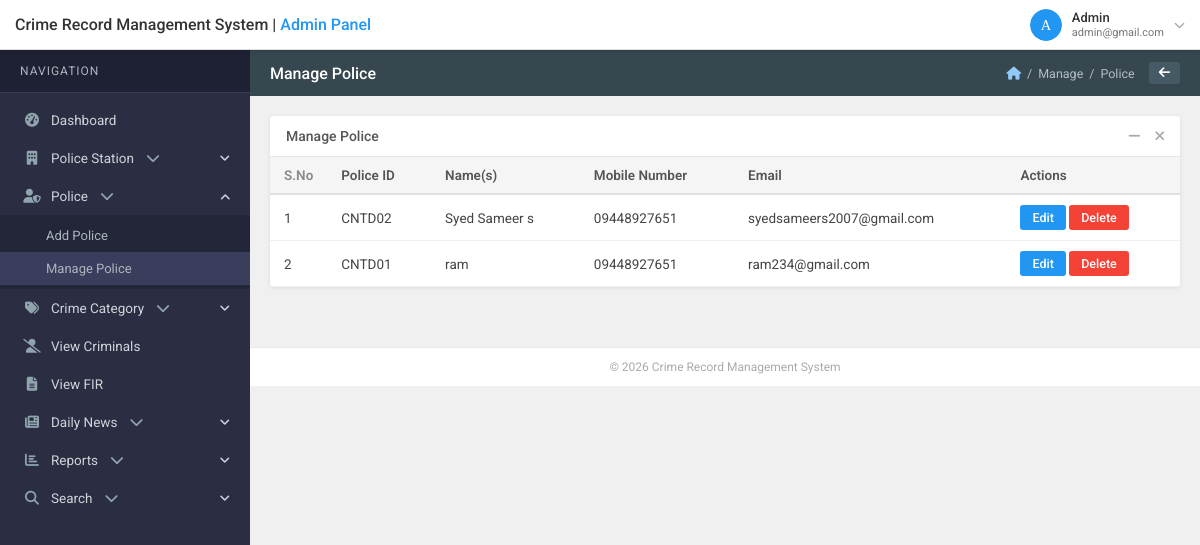
The page /reports/admin/manage-police.php (signed in) on the database its author committed.
### tables this page shows
CREATE TABLE `tbl_police` (
  `id` int(11) NOT NULL,
  `PoliceStationID` int(11) NOT NULL,
  `PoliceID` varchar(100) NOT NULL,
  `Name` varchar(200) NOT NULL,
  `Email` varchar(200) DEFAULT NULL,
  `MobileNumber` varchar(15) NOT NULL,
  `Address` text NOT NULL,
  `Password` varchar(200) NOT NULL,
  `Status` tinyint(1) NOT NULL DEFAULT 0 COMMENT '0=Inactive,1=Active',
  `CreationDate` timestamp NOT NULL DEFAULT current_timestamp()
);

### reports/admin/manage-police.php (the view, shortened to what this page needs)
<?php
require_once '../includes/config.php';
$police = mysqli_query($con,"SELECT p.*,ps.PoliceStationName FROM tbl_police p LEFT JOIN tbl_policestation ps ON p.PoliceStationID=ps.id ORDER BY p.id");
include '../includes/admin-header.php';
?>
<div class="card">
  <div class="card-title-bar">
    Manage Police
    <div class="card-controls">
      <button><i class="fas fa-minus"></i></button>
      <button><i class="fas fa-times"></i></button>
    </div>
  </div>
  <div class="card-body" style="padding:0;">
    <div class="table-wrapper">
      <table class="crms-table">
        <thead>
          <tr>
            <th class="sno">S.No</th>
            <th>Police ID</th>
            <th>Name(s)</th>
            <th>Mobile Number</th>
            <th>Email</th>
            <th>Actions</th>
          </tr>
        </thead>
        <tbody>
          <?php $i=1; while($row=mysqli_fetch_assoc($police)): ?>
          <tr>
            <td><?php echo $i++; ?></td>
            <td><?php echo htmlspecialchars($row['PoliceID']); ?></td>
            <td><?php echo htmlspecialchars($row['Name']); ?></td>
            <td><?php echo htmlspecialchars($row['MobileNumber']); ?></td>
            <td><?php echo htmlspecialchars($row['Email']); ?></td>
            <td>
              <button class="btn btn-sm btn-edit"
                data-id="<?php echo $row['id']; ?>"
                data-name="<?php echo htmlspecialchars($row['Name'], ENT_QUOTES); ?>"
                data-email="<?php echo htmlspecialchars($row['Email'], ENT_QUOTES); ?>"
                data-mobile="<?php echo htmlspecialchars($row['MobileNumber'], ENT_QUOTES); ?>"
                data-address="<?php echo htmlspecialchars($row['Address'], ENT_QUOTES); ?>"
                data-status="<?php echo (int)$row['Status']; ?>"
                onclick="openEdit(this)">Edit</button>
              <a href="manage-police.php?del=<?php echo $row['id']; ?>" class="btn btn-sm btn-delete" onclick="return confirm('Delete?')">Delete</a>
            </td>
          </tr>
          <?php endwhile; ?>
        </tbody>
      </table>
    </div>
  </div>
</div>
<?php include '../includes/admin-footer.php'; ?>

### reports/css/style.css (style rules this page uses)
* { box-sizing:border-box; margin:0; padding:0; }
body { font-family:'Roboto',sans-serif; font-size:14px; background:#f0f0f0; color:#333; }
a { text-decoration:none; color:inherit; }
.card { background:#fff; border-radius:4px; box-shadow:0 1px 4px rgba(0,0,0,0.08); margin-bottom:20px; overflow:hidden; }
.card-body { padding:20px; }
.card-controls { display:flex; align-items:center; gap:4px; position:absolute; right:10px; top:50%; transform:translateY(-50%); }
.card-controls button { background:none; border:none; color:#aaa; cursor:pointer; font-size:14px; padding:2px 5px; }
.card-title-bar { position:relative; padding:12px 60px 12px 16px; font-size:14px; font-weight:500; color:#555; border-bottom:1px solid #e8e8e8; }
.table-wrapper { overflow-x:auto; }
table.crms-table { width:100%; border-collapse:collapse; font-size:13.5px; }
table.crms-table th { background:#f5f5f5; padding:10px 14px; text-align:left; font-weight:600; color:#555; border-bottom:2px solid #e0e0e0; white-space:nowrap; }
table.crms-table td { padding:10px 14px; border-bottom:1px solid #f0f0f0; vertical-align:middle; color:#444; }
table.crms-table .sno { width:50px; color:#888; }
.btn { display:inline-flex; align-items:center; gap:6px; padding:8px 18px; border:none; border-radius:3px; font-size:13.5px; font-family:'Roboto',sans-serif; cursor:pointer; font-weight:500; transition:all 0.2s; }
.btn-sm { padding:5px 12px; font-size:12.5px; }
.btn-edit { background:#2196F3; color:#fff; }
.btn-delete { background:#f44336; color:#fff; }

### rows shown on the page
tbl_police: PoliceID "CNTD02", Name "Syed Sameer s", MobileNumber "09448927651", Email "syedsameers2007@gmail.com"
tbl_police: PoliceID "CNTD01", Name "ram", MobileNumber "09448927651", Email "ram234@gmail.com"

### other values the page prints
$admin_name "Admin"
$admin_email "admin@gmail.com"
$page_title "Manage Police"
$b['label'] "Manage"
$b['label'] "Police"
